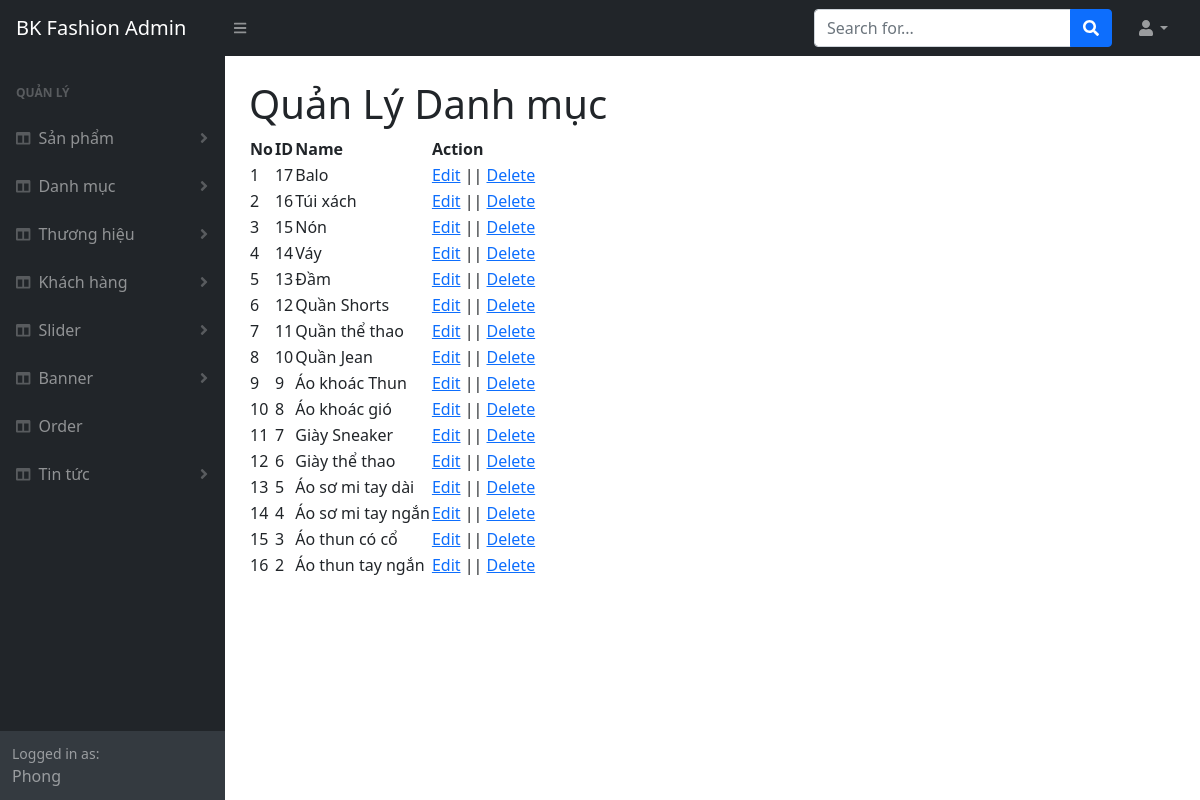
The app's page /admin/categorylist.php (signed in) with its own data.
### tables this page shows
CREATE TABLE `tbl_category` (
  `categoryId` int(11) NOT NULL,
  `categoryName` varchar(255) NOT NULL
);

### lib/database.php (called while the page is built, shortened)
<?php
Class Database{
   public $host   = DB_HOST;
   public $user   = DB_USER;
   public $pass   = DB_PASS;
   public $dbname = DB_NAME;
   public $link;
private function connectDB(){
   $this->link = new mysqli($this->host, $this->user, $this->pass,
    $this->dbname);
   mysqli_set_charset($this->link,"utf8");
 }
public function select($query){
  $result = $this->link->query($query) or
   die($this->link->error.__LINE__);
  if($result->num_rows > 0){
    return $result;
  } else {
    return false;
  }
 }
}

### classes/category.php (called while the page is built, shortened)
<?php
	$filepath = realpath(dirname(__FILE__));
	include_once ($filepath.'/../lib/database.php');
class category
{
	private $db;
	public function __construct()
	{
		$this->db = new Database();
	}
	public function showCategory() {
		$query ="SELECT * FROM tbl_category ORDER BY categoryId DESC";
		$result = $this->db->select($query);
		return $result;
	}
}
?>

### admin/categorylist.php (the view, shortened to what this page needs)
<?php include 'inc_admin/header.php' ?>
<?php include 'inc_admin/sidebar.php' ?>
<?php include '../classes/category.php' ;
	$cat = new category();
?>
<div id="layoutSidenav_content">
                <main>
                    <div class="container-fluid px-4">
                        <h1 class="mt-4">Quản Lý Danh mục</h1>
                        <table id="datatablesSimple">
                            <thead>
                            <tr>
                                <th>No</th>
                                <th>ID</th>
                                <th>Name</th>
                                <th>Action</th>
                            </tr>
                            </thead>
                            <tbody>
                        	<?php
                        		$no = 0;
                                $result = $cat->showCategory();
			                	if($result != false) {
				                	while($row = $result->fetch_assoc())
				                		{
				                			$no++;
			                 	?>
                                        <tr>
                                            <td><?php echo $no ?></td>
                                            <td><?php echo $row['categoryId']; ?></td>
                                            <td><?php echo $row['categoryName']; ?></td>
											<td>
												<a href="categoryedit.php?categoryId=<?php echo $row['categoryId'] ;?>">Edit</a>
						|| <a onclick="return confirm('Bạn có chắc chắn xóa?')"  href="?deleteid=<?php echo $row['categoryId'] ?>">Delete</a>
											</td>
							<?php } ?>
						<?php } ?>
										</tr>
                                    </tbody>
                            </table>
                    </div>
                </main>
            </div>
<?php include 'inc_admin/footer.php' ?>

### records on screen
tbl_category: categoryId "17", categoryName "Balo"
tbl_category: categoryId "16", categoryName "Túi xách"
tbl_category: categoryId "15", categoryName "Nón"
tbl_category: categoryId "14", categoryName "Váy"
tbl_category: categoryId "13", categoryName "Đầm"
tbl_category: categoryId "12", categoryName "Quần Shorts"
tbl_category: categoryId "11", categoryName "Quần thể thao"
tbl_category: categoryId "10", categoryName "Quần Jean"
tbl_category: categoryId "9", categoryName "Áo khoác Thun"
tbl_category: categoryId "8", categoryName "Áo khoác gió"
tbl_category: categoryId "7", categoryName "Giày Sneaker"
tbl_category: categoryId "6", categoryName "Giày thể thao"
tbl_category: categoryId "5", categoryName "Áo sơ mi tay dài"
tbl_category: categoryId "4", categoryName "Áo sơ mi tay ngắn"
tbl_category: categoryId "3", categoryName "Áo thun có cổ"
tbl_category: categoryId "2", categoryName "Áo thun tay ngắn"

### other values on screen
Session::get('user_name') "Phong"
